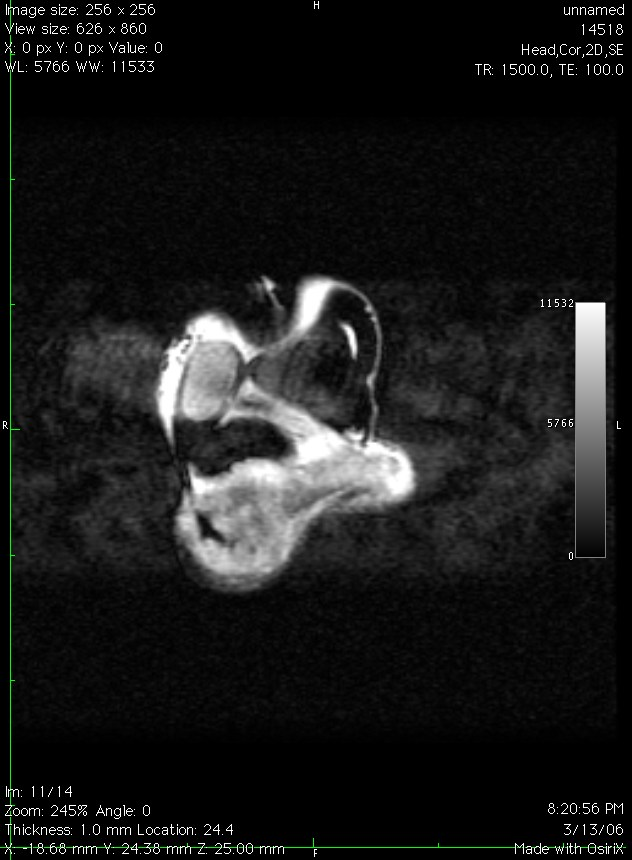
%> input picture 1_photos/1_photos/MRI-10.jpg, 632 x 860 px
$ octave --eval "result = finalcutt(imread('1_photos/1_photos/MRI-10.jpg'));"   (GNU Octave 9; MATLAB toolbox functions it lacks are replaced by stand-ins)
%> lines starting %> are read from the running program, lines starting %| are printed output that depends on the picture
function [BW,maskedImage] = finalcutt(X)
%segmentImage Segment image using auto-generated code from imageSegmenter app
%  [BW,MASKEDIMAGE] = segmentImage(X) segments image X using auto-generated
%  code from the imageSegmenter app. The final segmentation is returned in
%  BW, and a masked image is returned in MASKEDIMAGE.

% Auto-generated by imageSegmenter app on 16-Jun-2022
%----------------------------------------------------


% Threshold image - global threshold
BW = imbinarize(X);
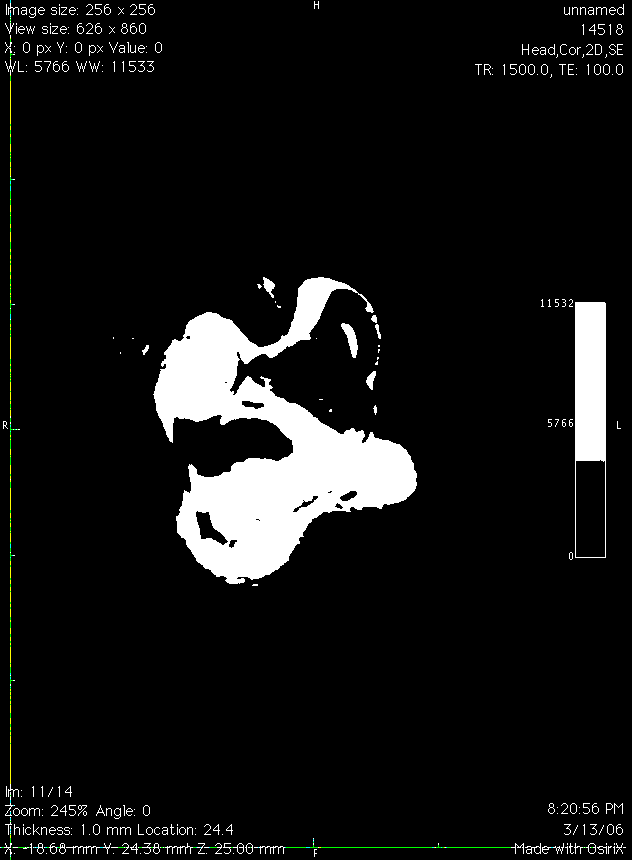
%> BW: size 860x632x3 logical; mean R, G, B 0.0803, 0.0814, 0.0796

% Close mask with disk
radius = 15;
decomposition = 0;
se = strel('disk', radius, decomposition);
BW = imclose(BW, se);
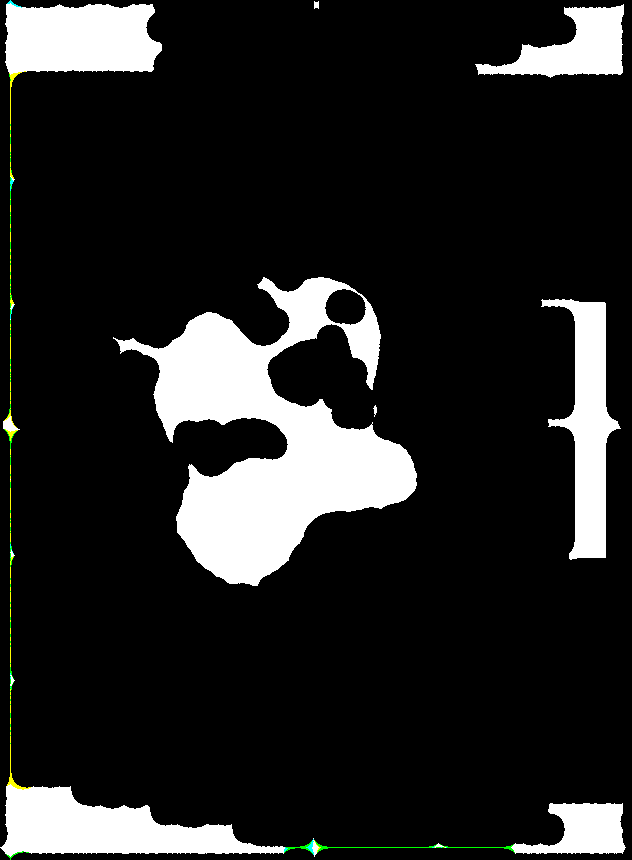
%> BW: size 860x632x3 logical; mean R, G, B 0.144, 0.145, 0.143

% Close mask with disk
radius = 33;
decomposition = 0;
se = strel('disk', radius, decomposition);
BW = imclose(BW, se);
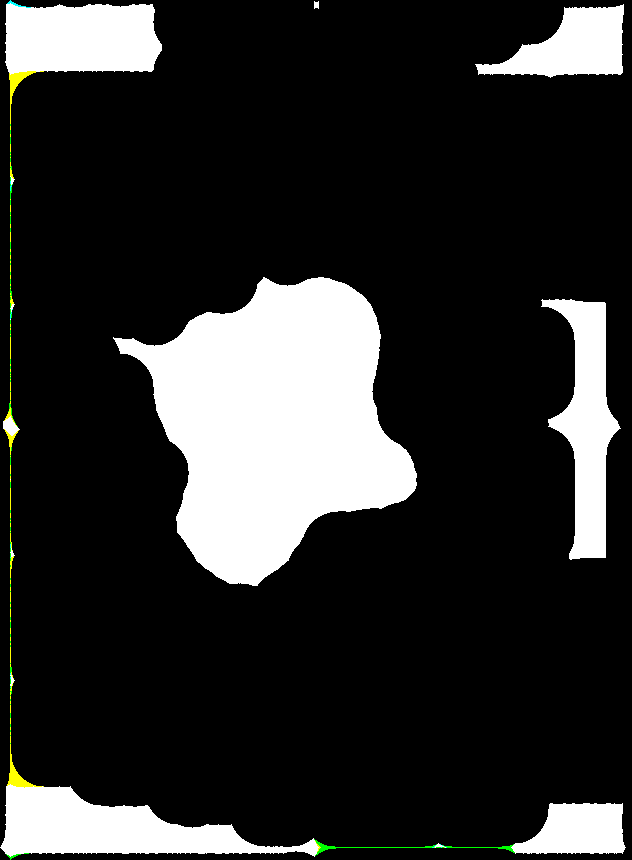
%> BW: size 860x632x3 logical; mean R, G, B 0.18, 0.181, 0.178

% Create masked image.
maskedImage = X;
%> maskedImage is the input picture: size 860x632x3 uint8; mean R, G, B 25.6, 26, 25.6
maskedImage(~BW) = 0;
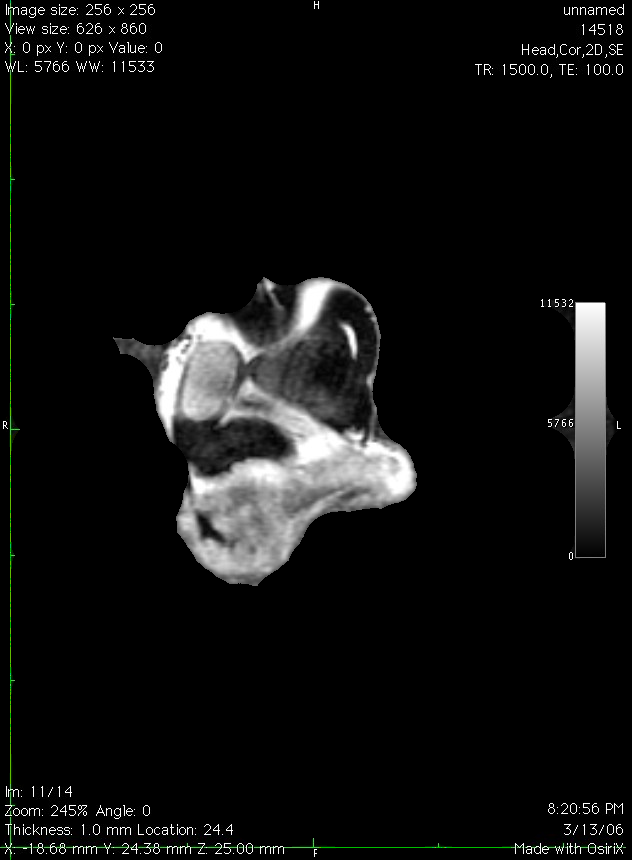
%> maskedImage: size 860x632x3 uint8; mean R, G, B 16.6, 17, 16.5
end

$ run again, on 1_photos/1_photos/MRI-11.jpg
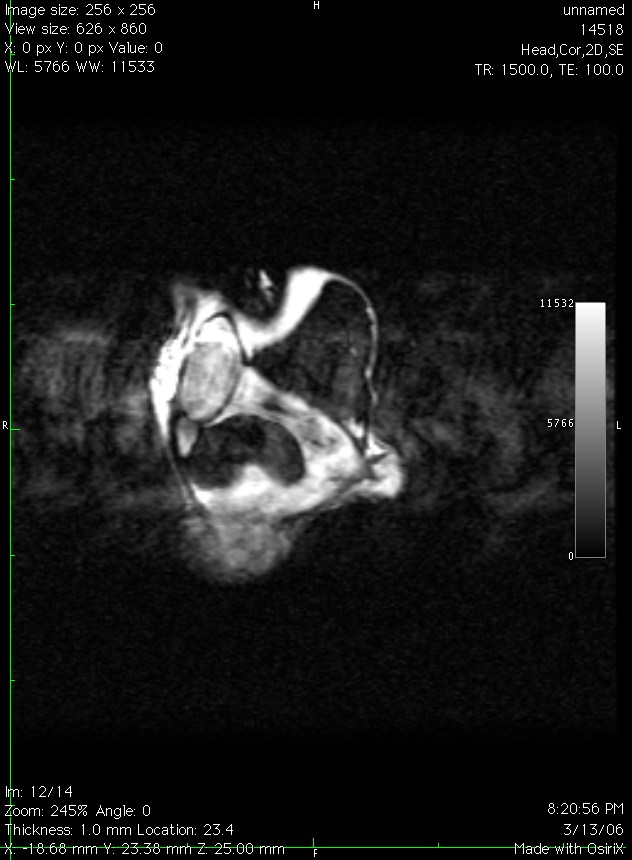
%> input picture 1_photos/1_photos/MRI-11.jpg, 632 x 860 px
%> in finalcutt, `BW = imclose(BW, se);`:
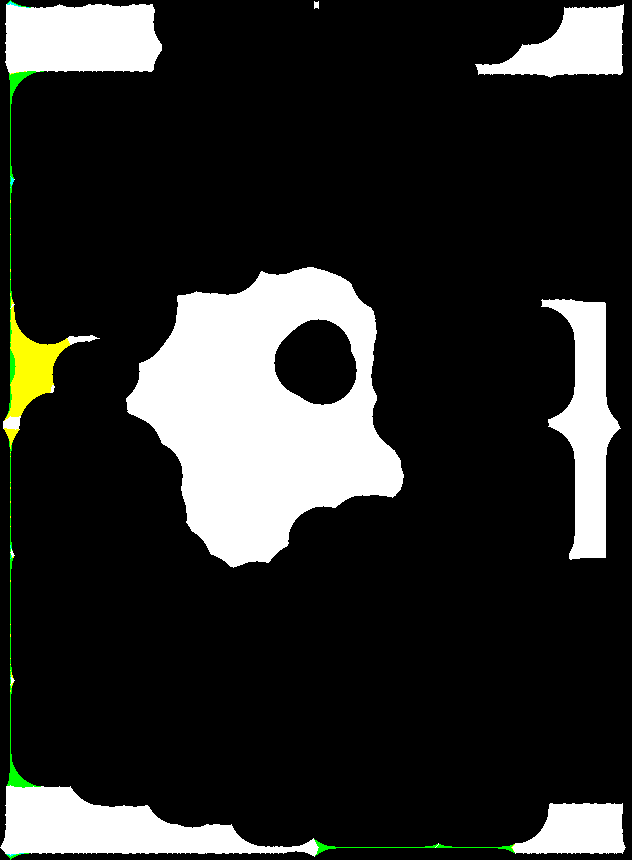
%> BW: size 860x632x3 logical; mean R, G, B 0.171, 0.175, 0.166
%> in finalcutt, maskedImage is the input picture: size 860x632x3 uint8; mean R, G, B 24.9, 25.3, 24.9
%> in finalcutt, `maskedImage(~BW) = 0;`:
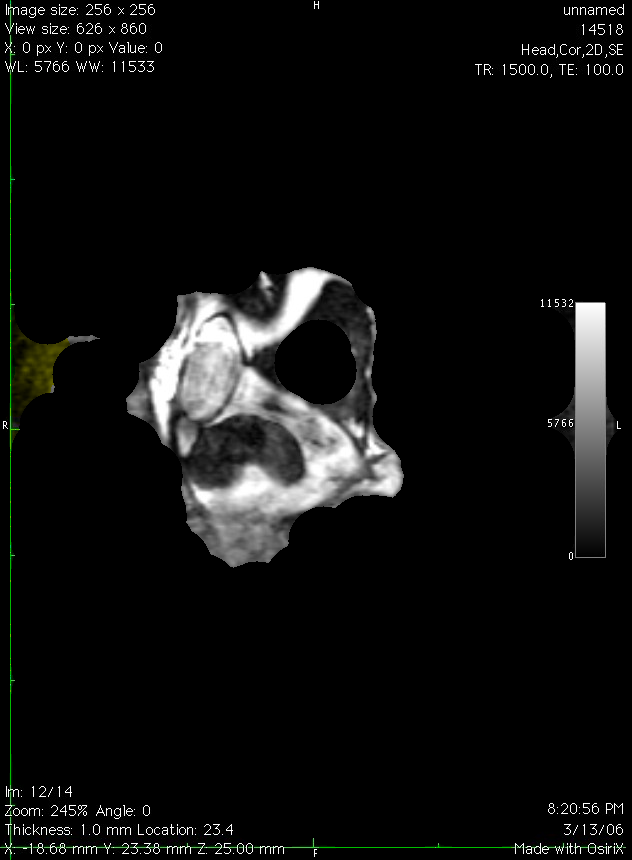
%> maskedImage: size 860x632x3 uint8; mean R, G, B 15.8, 16.3, 15.6

$ run again, on 1_photos/1_photos/MRI-14.jpg
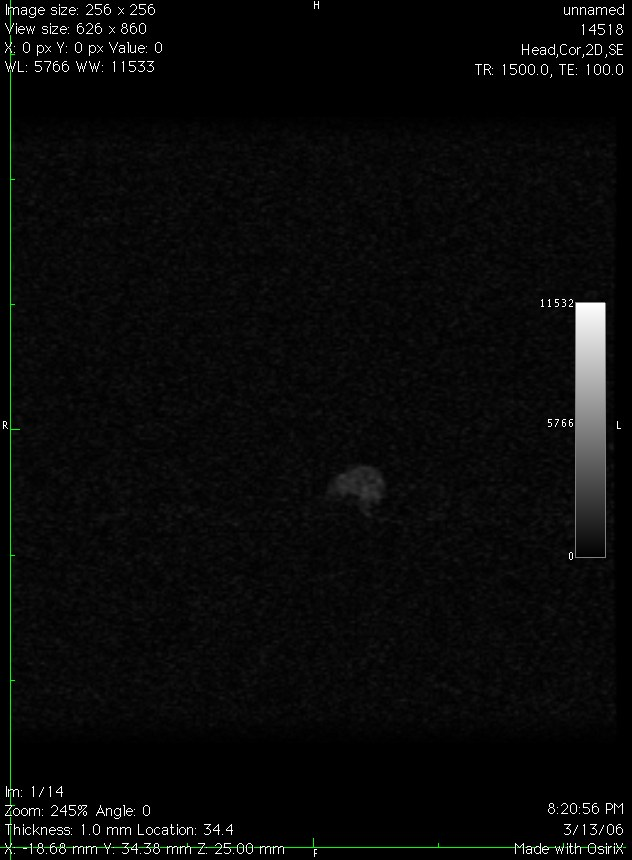
%> input picture 1_photos/1_photos/MRI-14.jpg, 632 x 860 px
%> in finalcutt, `BW = imbinarize(X);`:
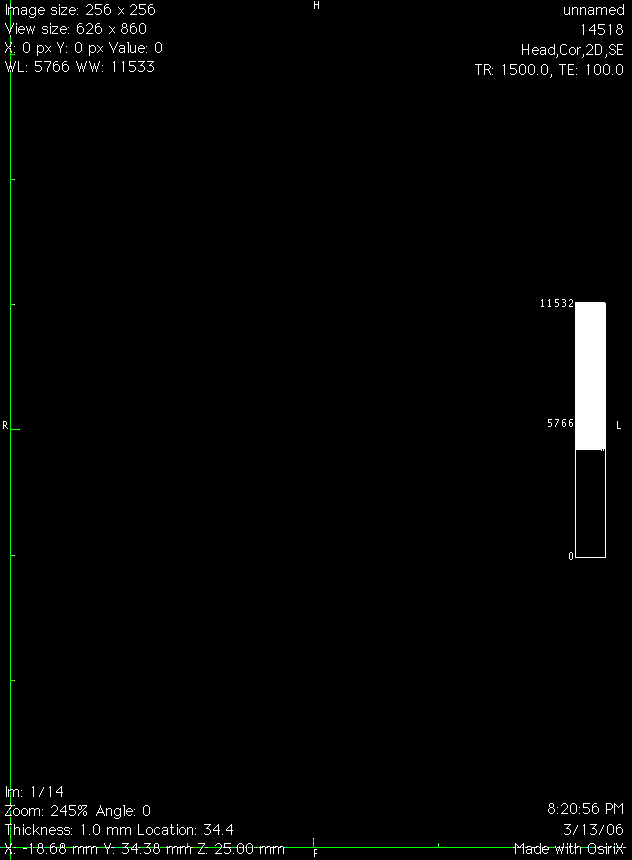
%> BW: size 860x632x3 logical; mean R, G, B 0.0169, 0.0191, 0.0169
%> in finalcutt, `BW = imclose(BW, se);`:
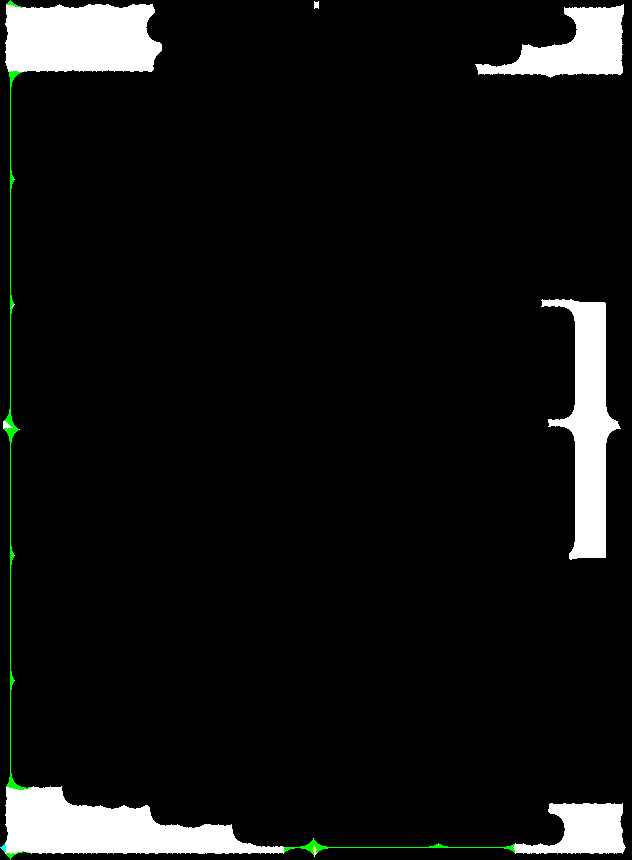
%> BW: size 860x632x3 logical; mean R, G, B 0.0699, 0.0731, 0.07
%> in finalcutt, maskedImage is the input picture: size 860x632x3 uint8; mean R, G, B 9.6, 10, 9.6
